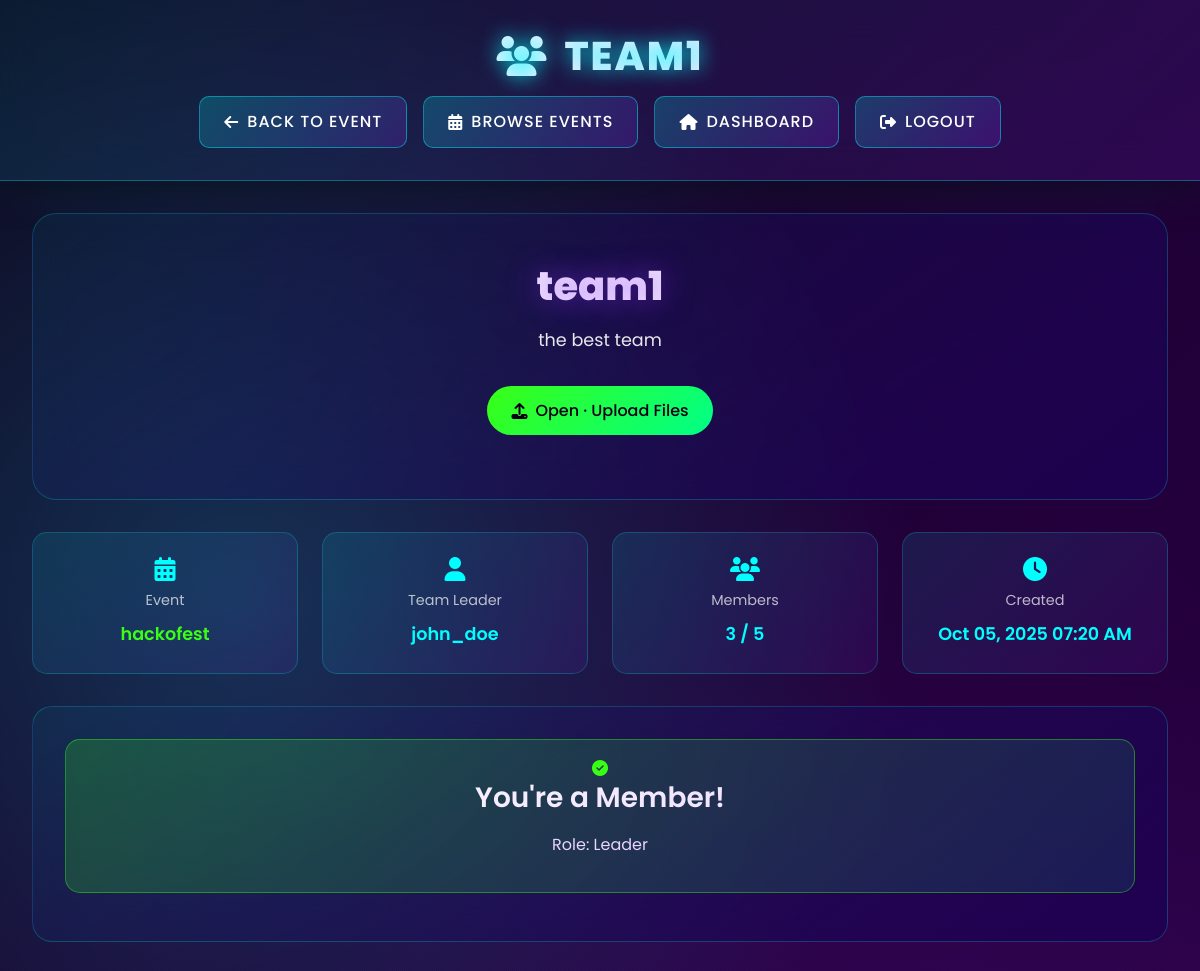
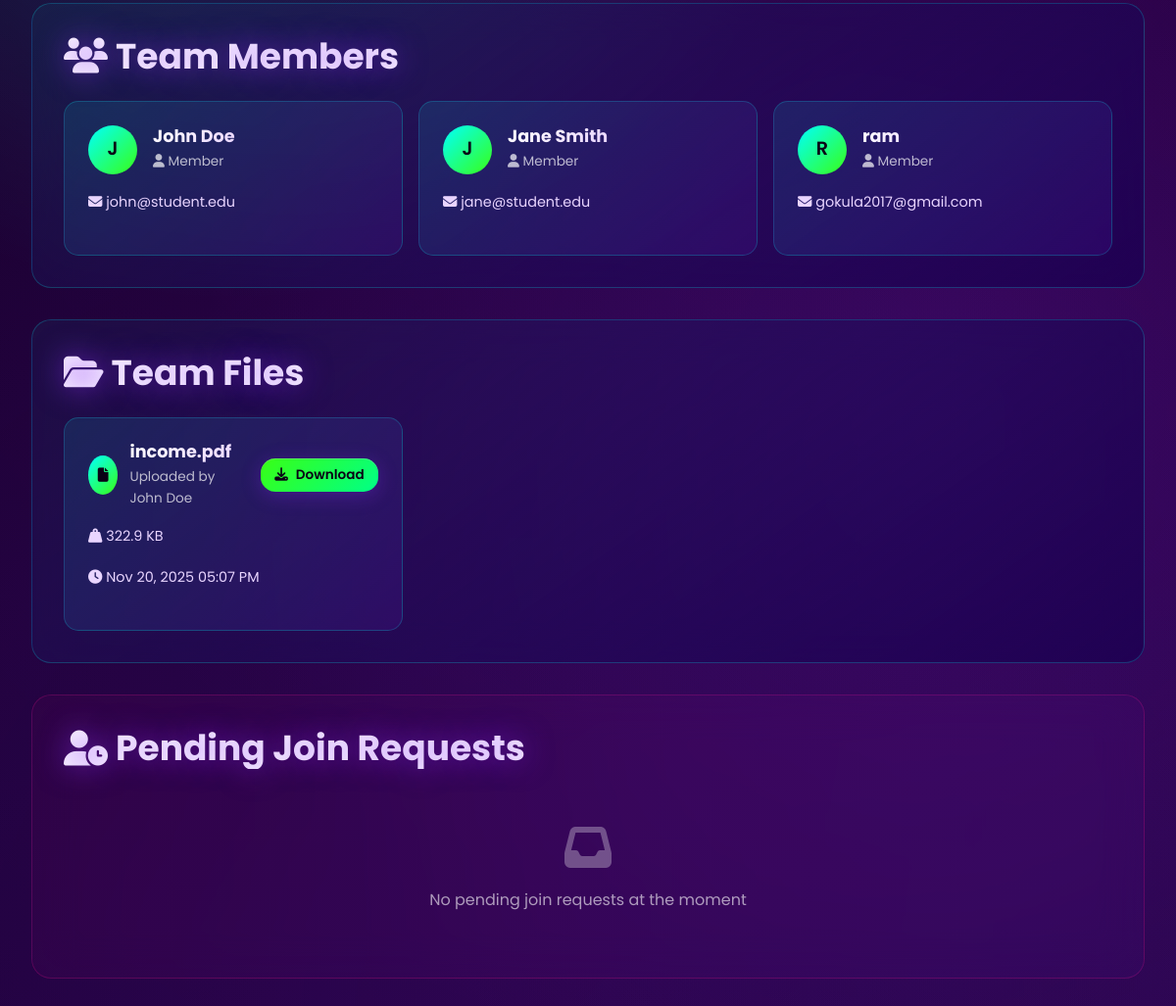
/events/team/1 (signed in), run on the app's committed database (2 pictures, top to bottom).
### tables this page shows
CREATE TABLE "teams" (
                    id INTEGER PRIMARY KEY AUTOINCREMENT,
                    name TEXT NOT NULL,
                    description TEXT,
                    leader_id INTEGER,
                    event_id INTEGER,
                    created_at TIMESTAMP DEFAULT CURRENT_TIMESTAMP,
                    updated_at TIMESTAMP DEFAULT CURRENT_TIMESTAMP,
                    invitation_code TEXT UNIQUE, has_submitted_abstract BOOLEAN DEFAULT 0, abstract_status TEXT DEFAULT 'not_required' CHECK(abstract_status IN ('not_required', 'draft', 'submitted', 'plagiarism_check', 'pending_review', 'approved', 'rejected', 'auto_approved')), is_open BOOLEAN DEFAULT 1, is_public BOOLEAN DEFAULT 0, max_members INTEGER DEFAULT 5, team_code TEXT, status TEXT DEFAULT "forming",
                    FOREIGN KEY (leader_id) REFERENCES users (id),
                    FOREIGN KEY (event_id) REFERENCES events (id) ON DELETE CASCADE
                );

CREATE TABLE events (
            id INTEGER PRIMARY KEY AUTOINCREMENT,
            title TEXT NOT NULL,
            description TEXT NOT NULL,
            event_type TEXT NOT NULL CHECK(event_type IN ('hackathon', 'competition', 'workshop', 'seminar', 'project', 'other')),
            event_code TEXT UNIQUE NOT NULL,
            manager_id INTEGER NOT NULL,
            start_date TIMESTAMP NOT NULL,
            end_date TIMESTAMP NOT NULL,
            registration_deadline TIMESTAMP NOT NULL,
            venue TEXT,
            max_participants INTEGER,
            max_team_size INTEGER DEFAULT 5,
            min_team_size INTEGER DEFAULT 1,
            is_team_event BOOLEAN DEFAULT 1,
            status TEXT DEFAULT 'upcoming' CHECK(status IN ('draft', 'upcoming', 'ongoing', 'completed', 'cancelled')),
            banner_image TEXT,
            resources_link TEXT,
            prize_pool TEXT,
            created_at TIMESTAMP DEFAULT CURRENT_TIMESTAMP,
            updated_at TIMESTAMP DEFAULT CURRENT_TIMESTAMP, requires_abstract BOOLEAN DEFAULT 0, location TEXT, created_by INTEGER, team_size INTEGER DEFAULT 1, requires_approval BOOLEAN DEFAULT 1, category TEXT, image_url TEXT, external_link TEXT, is_active BOOLEAN DEFAULT 1, abstract_required BOOLEAN DEFAULT 0, abstract_deadline TIMESTAMP, max_abstract_length INTEGER DEFAULT 500, join_policy TEXT NOT NULL DEFAULT 'open',
            FOREIGN KEY (manager_id) REFERENCES users(id) ON DELETE CASCADE
        );

CREATE TABLE users (
            id INTEGER PRIMARY KEY AUTOINCREMENT,
            username TEXT NOT NULL UNIQUE,
            email TEXT NOT NULL UNIQUE,
            password TEXT NOT NULL,
            full_name TEXT NOT NULL,
            role TEXT NOT NULL CHECK(role IN ('student', 'event_manager', 'admin')),
            is_verified BOOLEAN DEFAULT 0,
            otp TEXT,
            profile_picture TEXT,
            bio TEXT,
            department TEXT,
            year INTEGER,
            last_login TIMESTAMP,
            created_at TIMESTAMP DEFAULT CURRENT_TIMESTAMP,
            updated_at TIMESTAMP DEFAULT CURRENT_TIMESTAMP
        );

CREATE TABLE team_members (
            id INTEGER PRIMARY KEY AUTOINCREMENT,
            team_id INTEGER NOT NULL,
            user_id INTEGER NOT NULL,
            role TEXT DEFAULT 'member',
            status TEXT DEFAULT 'pending' CHECK(status IN ('pending', 'active', 'inactive', 'removed')),
            contribution_score INTEGER DEFAULT 0,
            joined_at TIMESTAMP DEFAULT CURRENT_TIMESTAMP,
            left_at TIMESTAMP,
            FOREIGN KEY (team_id) REFERENCES teams(id) ON DELETE CASCADE,
            FOREIGN KEY (user_id) REFERENCES users(id) ON DELETE CASCADE,
            UNIQUE(team_id, user_id)
        );

CREATE TABLE team_files (
            id INTEGER PRIMARY KEY AUTOINCREMENT,
            team_id INTEGER NOT NULL,
            file_name TEXT NOT NULL,
            file_path TEXT NOT NULL,
            file_size INTEGER,
            file_type TEXT,
            description TEXT,
            uploaded_by INTEGER NOT NULL,
            uploaded_at TIMESTAMP DEFAULT CURRENT_TIMESTAMP,
            FOREIGN KEY (team_id) REFERENCES teams(id) ON DELETE CASCADE,
            FOREIGN KEY (uploaded_by) REFERENCES users(id) ON DELETE CASCADE
        );

### blueprints/events.py (the view)
@events_bp.route('/team/<int:team_id>')
@login_required
def team_details(team_id):
    conn = get_db_connection()
    team = conn.execute(
        """SELECT t.*, e.title as event_title, u.username as leader_name
           FROM teams t
           JOIN events e ON t.event_id = e.id
           JOIN users u ON t.leader_id = u.id
           WHERE t.id = ?""",
        (team_id,)
    ).fetchone()
    if not team:
        flash('Team not found.', 'danger')
        conn.close()
        return redirect(url_for('events.browse_events'))
    members = conn.execute(
        """SELECT tm.*, u.username, u.email, u.full_name
           FROM team_members tm
           JOIN users u ON tm.user_id = u.id
           WHERE tm.team_id = ? AND tm.status = 'active'
           ORDER BY tm.joined_at ASC""",
        (team_id,)
    ).fetchall()
    is_member = False
    user_role = None
    if current_user.role == 'student':
        member_check = conn.execute(
            "SELECT role FROM team_members WHERE team_id = ? AND user_id = ? AND status = 'active'",
            (team_id, current_user.id)
        ).fetchone()
        if member_check:
            is_member = True
            user_role = member_check['role']
    pending_requests = []
    is_leader = False
    if team['leader_id'] == current_user.id:
        is_leader = True
        pending_requests = conn.execute(
            """SELECT tm.*, u.username, u.email, u.full_name
               FROM team_members tm
               JOIN users u ON tm.user_id = u.id
               WHERE tm.team_id = ? AND tm.status = 'pending'
               ORDER BY tm.joined_at DESC""",
            (team_id,)
        ).fetchall()
    team_files = conn.execute(
        """SELECT tf.*, u.full_name AS uploader_name, u.username AS uploader_username
               FROM team_files tf
               JOIN users u ON tf.uploaded_by = u.id
               WHERE tf.team_id = ?
               ORDER BY tf.uploaded_at DESC""",
        (team_id,)
    ).fetchall()
    conn.close()
    return render_template('team_details.html',
                         user=current_user,
                         team=team,
                         members=members,
                         is_member=is_member,
                         user_role=user_role,
                         pending_requests=pending_requests,
                         is_leader=is_leader,
                         team_files=team_files)

### templates/team_details.html (shortened to what this page needs)
<!DOCTYPE html>
<html lang="en">
<head>
  <link href="https://cdnjs.cloudflare.com/ajax/libs/font-awesome/6.4.0/css/all.min.css" rel="stylesheet">
  <link href="{{ url_for('static', filename='futuristic-violet.css') }}" rel="stylesheet">
</head>
<body>
  <header class="page-header" role="banner">
    <h1><i class="fas fa-users"></i> {{ team.name }}</h1>
    <nav class="nav" role="navigation" aria-label="Team Navigation">
      <a href="{{ url_for('events.event_details', event_id=team.event_id) }}"><i class="fas fa-arrow-left"></i> Back to Event</a>
      <a href="{{ url_for('events.browse_events') }}"><i class="fas fa-calendar-alt"></i> Browse Events</a>
      <a href="{{ url_for('main.dashboard') }}"><i class="fas fa-home"></i> Dashboard</a>
      <a href="{{ url_for('auth.logout') }}"><i class="fas fa-sign-out-alt"></i> Logout</a>
    </nav>
  </header>
  <main class="content-wrapper">
    <div class="team-hero">
      <h2 class="team-title">{{ team.name }}</h2>
      <p class="team-description">{{ team.description or 'No description available' }}</p>
      {% if is_member %}
      <div class="team-status {% if team.is_open %}status-open{% else %}status-closed{% endif %}" onclick="var input = document.getElementById('teamFileInput'); if (input) { input.click(); }" style="cursor: pointer;">
        <i class="fas fa-{% if team.is_open %}upload{% else %}lock{% endif %}"></i>
        {% if team.is_open %}
          Open · Upload Files
        {% else %}
          Closed
        {% endif %}
      </div>
      {% else %}
      <div class="team-status {% if team.is_open %}status-open{% else %}status-closed{% endif %}">
        <i class="fas fa-{% if team.is_open %}unlock{% else %}lock{% endif %}"></i>
        {{ 'Open' if team.is_open else 'Closed' }}
      </div>
      {% endif %}
    </div>
    <div class="team-meta-grid">
      <div class="meta-card">
        <i class="fas fa-calendar-alt"></i>
        <div class="meta-label">Event</div>
        <div class="meta-value">
          <a href="{{ url_for('events.event_details', event_id=team.event_id) }}" class="event-link">
            {{ team.event_title }}
          </a>
        </div>
      </div>
      <div class="meta-card">
        <i class="fas fa-user"></i>
        <div class="meta-label">Team Leader</div>
        <div class="meta-value">{{ team.leader_name }}</div>
      </div>
      <div class="meta-card">
        <i class="fas fa-users"></i>
        <div class="meta-label">Members</div>
        <div class="meta-value">{{ members|length }} / {{ team.max_members }}</div>
      </div>
      <div class="meta-card">
        <i class="fas fa-clock"></i>
        <div class="meta-label">Created</div>
        <div class="meta-value">{{ team.created_at|format_datetime }}</div>
      </div>
    </div>
    {% if current_user.role == 'student' %}
      <div class="membership-section">
        {% if is_member %}
          <div class="membership-status member">
            <i class="fas fa-check-circle"></i>
            <h3>You're a Member!</h3>
            <p>Role: {{ user_role|title or 'Member' }}</p>
          </div>
        {% elif is_member == False and members|length < team.max_members %}
          <div class="membership-status pending">
            <i class="fas fa-clock"></i>
            <h3>Join Request Pending</h3>
            <p>Your request to join this team is being reviewed by the team leader.</p>
          </div>
        {% endif %}
      </div>
    {% endif %}
    <div class="members-section">
      <h2><i class="fas fa-users"></i> Team Members</h2>
      {% if members %}
        <div class="members-grid">
          {% for member in members %}
            <div class="member-card">
              <div class="member-header">
                <div class="member-avatar">
                  {{ member.username[0]|upper }}
                </div>
                <div class="member-info">
                  <h4>{{ member.full_name or member.username }}</h4>
                  <div class="member-role">
                    {% if member.id == team.leader_id %}
                      <i class="fas fa-crown"></i> Team Leader
                    {% else %}
                      <i class="fas fa-user"></i> Member
                    {% endif %}
                  </div>
                </div>
              </div>
              <div class="member-details">
                <p><i class="fas fa-envelope"></i> {{ member.email }}</p>
              </div>
            </div>
          {% endfor %}
        </div>
      {% else %}
        <div class="no-members">
          <i class="fas fa-users-slash"></i>
          <p>No members have joined this team yet.</p>
        </div>
      {% endif %}
    </div>
    <div class="members-section" style="margin-top: 2rem;">
      <h2><i class="fas fa-folder-open"></i> Team Files</h2>
      {% if team_files and team_files|length > 0 %}
        <div class="members-grid">
          {% for f in team_files %}
          <div class="member-card">
            <div class="member-header" style="justify-content: space-between;">
              <div style="display: flex; align-items: center; gap: 0.75rem;">
                <div class="member-avatar" style="width: 40px; height: 40px; font-size: 0.9rem;">
                  <i class="fas fa-file"></i>
                </div>
                <div class="member-info">
                  <h4 style="margin-bottom: 0.25rem;">{{ f.file_name }}</h4>
                  <div class="member-role">
                    Uploaded by {{ f.uploader_name or f.uploader_username }}
                  </div>
                </div>
              </div>
              <a href="{{ url_for('teams.download_team_file', team_id=team.id, file_id=f.id) }}" class="btn-primary" style="padding: 0.4rem 0.9rem; font-size: 0.85rem;">
                <i class="fas fa-download"></i> Download
              </a>
            </div>
            <div class="member-details">
              {% if f.file_size %}
              <p><i class="fas fa-weight-hanging"></i>
                {{ (f.file_size / 1024)|round(1) }} KB
              </p>
              {% endif %}
              {% if f.uploaded_at %}
              <p><i class="fas fa-clock"></i>
                {{ f.uploaded_at|format_datetime }}
              </p>
              {% endif %}
            </div>
          </div>
          {% endfor %}
        </div>
      {% else %}
        <div class="no-members">
          <i class="fas fa-folder-open"></i>
          <p>No files have been uploaded for this team yet.</p>
        </div>
      {% endif %}
    </div>
    {% if is_leader %}
    <div class="section-card" style="margin-top: 2rem; background: linear-gradient(145deg, rgba(255, 20, 147, 0.05), rgba(139, 44, 247, 0.05)); backdrop-filter: blur(20px); border: 1px solid rgba(255, 20, 147, 0.2); border-radius: 20px; padding: 2rem;">
      <h2 style="color: #ff00ff; margin-bottom: 1.5rem; display: flex; align-items: center; gap: 0.5rem;">
        <i class="fas fa-user-clock"></i> Pending Join Requests
      </h2>
      {% if pending_requests|length > 0 %}
      <div class="requests-list" style="display: grid; gap: 1rem;">
        {% for request in pending_requests %}
        <div class="request-item" style="background: linear-gradient(135deg, rgba(0, 255, 255, 0.05), rgba(255, 20, 147, 0.05)); border: 1px solid rgba(0, 255, 255, 0.2); border-radius: 15px; padding: 1.5rem; display: flex; justify-content: space-between; align-items: center;">
          <div class="user-info">
            <h4 style="color: #fff; margin: 0; font-size: 1.1rem;">
              <i class="fas fa-user" style="color: #00ffff; margin-right: 0.5rem;"></i>
              {{ request.full_name }}
            </h4>
            <p style="color: rgba(255, 255, 255, 0.7); margin: 0.25rem 0; font-size: 0.95rem;">
              @{{ request.username }}
            </p>
            <p style="color: rgba(255, 255, 255, 0.6); margin: 0; font-size: 0.9rem;">
              <i class="fas fa-envelope" style="margin-right: 0.3rem;"></i>
              {{ request.email }}
            </p>
          </div>
          <div class="action-buttons" style="display: flex; gap: 0.75rem;">
            <form method="POST" action="{{ url_for('events.accept_team_request', team_id=team.id, user_id=request.user_id) }}" style="margin: 0;">
              <button type="submit" style="background: linear-gradient(135deg, #39ff14, #00ff00); color: #0a0015; padding: 0.75rem 1.25rem; border: none; border-radius: 12px; cursor: pointer; font-weight: 600; transition: all 0.3s ease; display: inline-flex; align-items: center; gap: 0.5rem;"
                      onmouseover="this.style.transform='translateY(-2px)'; this.style.boxShadow='0 5px 20px rgba(57, 255, 20, 0.4)';"
                      onmouseout="this.style.transform='translateY(0)'; this.style.boxShadow='none';">
                <i class="fas fa-check"></i> Accept
              </button>
            </form>
            <form method="POST" action="{{ url_for('events.reject_team_request', team_id=team.id, user_id=request.user_id) }}" style="margin: 0;">
              <button type="submit" style="background: linear-gradient(135deg, #ff1493, #ff0080); color: #fff; padding: 0.75rem 1.25rem; border: none; border-radius: 12px; cursor: pointer; font-weight: 600; transition: all 0.3s ease; display: inline-flex; align-items: center; gap: 0.5rem;"
                      onmouseover="this.style.transform='translateY(-2px)'; this.style.boxShadow='0 5px 20px rgba(255, 20, 147, 0.4)';"
                      onmouseout="this.style.transform='translateY(0)'; this.style.boxShadow='none';">
                <i class="fas fa-times"></i> Reject
              </button>
            </form>
          </div>
        </div>
        {% endfor %}
      </div>
      {% else %}
      <div style="text-align: center; padding: 2rem;">
        <i class="fas fa-inbox" style="font-size: 3rem; color: rgba(255, 255, 255, 0.3); margin-bottom: 1rem;"></i>
        <p style="color: rgba(255, 255, 255, 0.6); margin: 0;">No pending join requests at the moment</p>
      </div>
      {% endif %}
    </div>
    {% endif %}
  </main>
</body>
</html>

### data on the page
teams: name "TEAM1", name "team1", description "the best team", max_members "5", created_at "Oct 05, 2025 07:20 AM"
events: event_title "hackofest"
users: leader_name "john_doe"
team_members: role "Leader", username "J", full_name "John Doe", shows "Member", email "john@student.edu"
team_members: username "J", full_name "Jane Smith", shows "Member", email "jane@student.edu"
team_members: username "R", full_name "ram", shows "Member", email "gokula2017@gmail.com"
team_files: file_name "income.pdf", full_name "John Doe", (f.file_size/1024)|round(1) "322.9", uploaded_at "Nov 20, 2025 05:07 PM"

### other printed values
{{ members|length }} "3"
